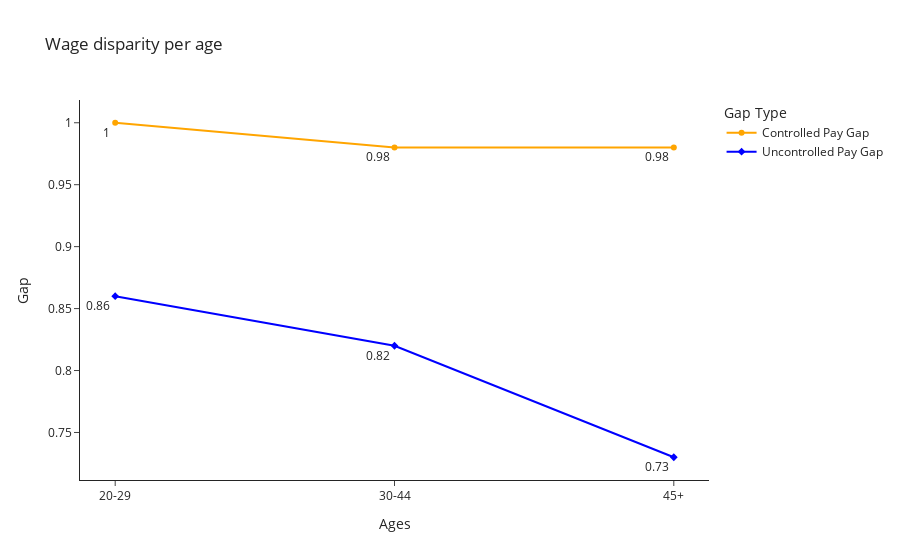

The code cell stored with this chart in its notebook:
### Code cell
fig4 = px.line(df11, x="Ages", y="Gap", template="simple_white",
                symbol="Gap Type",
              color='Gap Type',
              markers=True,text="Gap",
              title='Wage disparity per age',
             color_discrete_map={'Controlled Pay Gap': 'Orange', 
                                  'Uncontrolled Pay Gap': 'Blue'
                                })
fig4.update_traces(textposition = "bottom left")

### Figure 1 — Plotly figure (JSON) as saved in the notebook; plotly's stock layout.template omitted (floating-point values rounded to 4 significant figures)
{"data": [{"hovertemplate": "Gap Type=Controlled Pay Gap<br>Ages=%{x}<br>Gap=%{text}<extra></extra>", "legendgroup": "Controlled Pay Gap", "line": {"color": "Orange", "dash": "solid"}, "marker": {"symbol": "circle"}, "mode": "text+markers+lines", "name": "Controlled Pay Gap", "orientation": "v", "showlegend": true, "text": [1, 0.98, 0.98], "textposition": "bottom left", "type": "scatter", "x": ["20-29", "30-44", "45+"], "xaxis": "x", "y": [1, 0.98, 0.98], "yaxis": "y"}, {"hovertemplate": "Gap Type=Uncontrolled Pay Gap<br>Ages=%{x}<br>Gap=%{text}<extra></extra>", "legendgroup": "Uncontrolled Pay Gap", "line": {"color": "Blue", "dash": "solid"}, "marker": {"symbol": "diamond"}, "mode": "text+markers+lines", "name": "Uncontrolled Pay Gap", "orientation": "v", "showlegend": true, "text": [0.86, 0.82, 0.73], "textposition": "bottom left", "type": "scatter", "x": ["20-29", "30-44", "45+"], "xaxis": "x", "y": [0.86, 0.82, 0.73], "yaxis": "y"}], "layout": {"legend": {"title": {"text": "Gap Type"}, "tracegroupgap": 0}, "title": {"text": "Wage disparity per age"}, "xaxis": {"anchor": "y", "domain": [0, 1], "title": {"text": "Ages"}}, "yaxis": {"anchor": "x", "domain": [0, 1], "title": {"text": "Gap"}}}}
